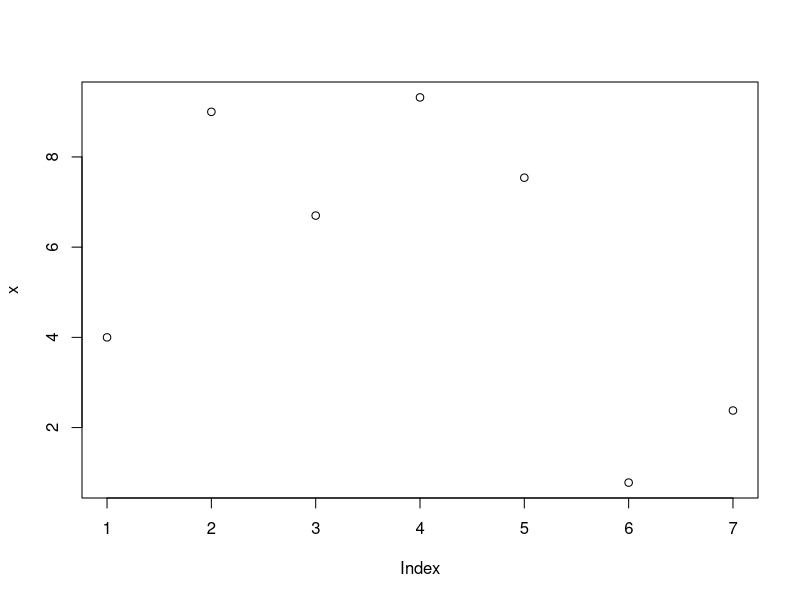

Recreate this plot in R.
x <- c(4, 9,6.7,9.32,7.54,0.78,2.378)
y <- c(12.5,156.54,23.7,123.431,124.1,98,1.05)
plot(x)
typeof(x)
min(x)
max(x)
sum(y)
sum(x)
median(x)
cor(x,y)
sort(x)
sort(y)
quantile(x)
cumsum(x)
cumprod(x)
cumsum(y)
cumprod(y)
cummin(x)
cummin(y)
order(x)
rank(x)
